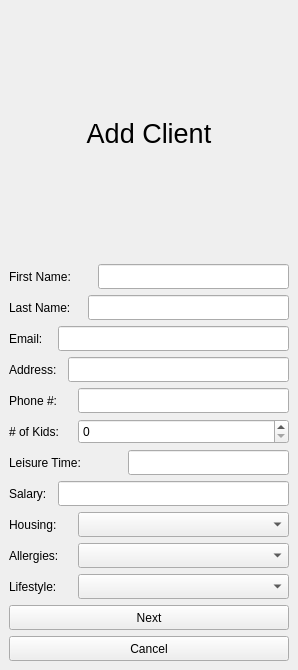
      <widget class="QWidget" name="page_4">
       <widget class="QLabel" name="label_11">
        <property name="geometry">
         <rect>
          <x>9</x>
          <y>9</y>
          <width>280</width>
          <height>249</height>
         </rect>
        </property>
        <property name="font">
         <font>
          <pointsize>20</pointsize>
         </font>
        </property>
        <property name="text">
         <string>Add Client</string>
        </property>
        <property name="alignment">
         <set>Qt::AlignCenter</set>
        </property>
       </widget>
       <widget class="QLineEdit" name="lineEdit_9">
        <property name="geometry">
         <rect>
          <x>98</x>
          <y>264</y>
          <width>191</width>
          <height>25</height>
         </rect>
        </property>
        <property name="text">
         <string/>
        </property>
       </widget>
       <widget class="QLineEdit" name="lineEdit_10">
        <property name="geometry">
         <rect>
          <x>88</x>
          <y>295</y>
          <width>201</width>
          <height>25</height>
         </rect>
        </property>
        <property name="text">
         <string/>
        </property>
       </widget>
       <widget class="QLineEdit" name="lineEdit_11">
        <property name="geometry">
         <rect>
          <x>58</x>
          <y>326</y>
          <width>231</width>
          <height>25</height>
         </rect>
        </property>
        <property name="text">
         <string/>
        </property>
       </widget>
       <widget class="QLineEdit" name="lineEdit_12">
        <property name="geometry">
         <rect>
          <x>68</x>
          <y>357</y>
          <width>221</width>
          <height>25</height>
         </rect>
        </property>
        <property name="text">
         <string/>
        </property>
       </widget>
       <widget class="QLineEdit" name="lineEdit_13">
        <property name="geometry">
         <rect>
          <x>78</x>
          <y>388</y>
          <width>211</width>
          <height>25</height>
         </rect>
        </property>
        <property name="text">
         <string/>
        </property>
       </widget>
       <widget class="QLineEdit" name="lineEdit_43">
        <property name="geometry">
         <rect>
          <x>128</x>
          <y>450</y>
          <width>161</width>
          <height>25</height>
         </rect>
        </property>
        <property name="text">
         <string/>
        </property>
       </widget>
       <widget class="QLineEdit" name="lineEdit_44">
        <property name="geometry">
         <rect>
          <x>58</x>
          <y>481</y>
          <width>231</width>
          <height>25</height>
         </rect>
        </property>
        <property name="text">
         <string/>
        </property>
       </widget>
       <widget class="QPushButton" name="pushButton_21">
        <property name="geometry">
         <rect>
          <x>9</x>
          <y>605</y>
          <width>280</width>
          <height>25</height>
         </rect>
        </property>
        <property name="text">
         <string>Next</string>
        </property>
       </widget>
       <widget class="QPushButton" name="pushButton_20">
        <property name="geometry">
         <rect>
          <x>9</x>
          <y>636</y>
          <width>280</width>
          <height>25</height>
         </rect>
        </property>
        <property name="text">
         <string>Cancel</string>
        </property>
       </widget>
       <widget class="QLabel" name="label_63">
        <property name="geometry">
         <rect>
          <x>9</x>
          <y>264</y>
          <width>81</width>
          <height>25</height>
         </rect>
        </property>
        <property name="text">
         <string>First Name:</string>
        </property>
       </widget>
       <widget class="QLabel" name="label_64">
        <property name="geometry">
         <rect>
          <x>9</x>
          <y>295</y>
          <width>81</width>
          <height>25</height>
         </rect>
        </property>
        <property name="text">
         <string>Last Name:</string>
        </property>
       </widget>
       <widget class="QLabel" name="label_65">
        <property name="geometry">
         <rect>
          <x>9</x>
          <y>326</y>
          <width>51</width>
          <height>25</height>
         </rect>
        </property>
        <property name="text">
         <string>Email:</string>
        </property>
       </widget>
       <widget class="QLabel" name="label_66">
        <property name="geometry">
         <rect>
          <x>9</x>
          <y>357</y>
          <width>61</width>
          <height>25</height>
         </rect>
        </property>
        <property name="text">
         <string>Address:</string>
        </property>
       </widget>
       <widget class="QLabel" name="label_67">
        <property name="geometry">
         <rect>
          <x>9</x>
          <y>388</y>
          <width>91</width>
          <height>25</height>
         </rect>
        </property>
        <property name="text">
         <string>Phone #:</string>
        </property>
       </widget>
       <widget class="QLabel" name="label_69">
        <property name="geometry">
         <rect>
          <x>9</x>
          <y>419</y>
          <width>71</width>
          <height>25</height>
         </rect>
        </property>
        <property name="text">
         <string># of Kids:</string>
        </property>
       </widget>
       <widget class="QLabel" name="label_70">
        <property name="geometry">
         <rect>
          <x>9</x>
          <y>450</y>
          <width>101</width>
          <height>25</height>
         </rect>
        </property>
        <property name="text">
         <string>Leisure Time:</string>
        </property>
       </widget>
       <widget class="QLabel" name="label_71">
        <property name="geometry">
         <rect>
          <x>9</x>
          <y>481</y>
          <width>51</width>
          <height>25</height>
         </rect>
        </property>
        <property name="text">
         <string>Salary:</string>
        </property>
       </widget>
       <widget class="QLabel" name="label_72">
        <property name="geometry">
         <rect>
          <x>9</x>
          <y>512</y>
          <width>61</width>
          <height>25</height>
         </rect>
        </property>
        <property name="text">
         <string>Housing:</string>
        </property>
       </widget>
       <widget class="QLabel" name="label_73">
        <property name="geometry">
         <rect>
          <x>9</x>
          <y>543</y>
          <width>71</width>
          <height>25</height>
         </rect>
        </property>
        <property name="text">
         <string>Allergies:</string>
        </property>
       </widget>
       <widget class="QLabel" name="label_74">
        <property name="geometry">
         <rect>
          <x>9</x>
          <y>574</y>
          <width>71</width>
          <height>25</height>
         </rect>
        </property>
        <property name="text">
         <string>Lifestyle:</string>
        </property>
       </widget>
       <widget class="QSpinBox" name="spinBox_3">
        <property name="geometry">
         <rect>
          <x>78</x>
          <y>419</y>
          <width>211</width>
          <height>25</height>
         </rect>
        </property>
       </widget>
       <widget class="QComboBox" name="comboBox_11">
        <property name="geometry">
         <rect>
          <x>78</x>
          <y>512</y>
          <width>211</width>
          <height>25</height>
         </rect>
        </property>
       </widget>
       <widget class="QComboBox" name="comboBox_12">
        <property name="geometry">
         <rect>
          <x>78</x>
          <y>574</y>
          <width>211</width>
          <height>25</height>
         </rect>
        </property>
       </widget>
       <widget class="QComboBox" name="comboBox_13">
        <property name="geometry">
         <rect>
          <x>78</x>
          <y>543</y>
          <width>211</width>
          <height>25</height>
         </rect>
        </property>
       </widget>
      </widget>
